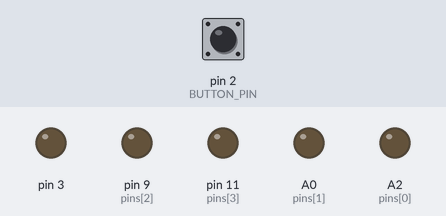
The sketch below on a simulated Arduino Uno, built with avr-gcc and run on an emulated ATmega328P. Parts: output pins drawn as LEDs (lit = HIGH). The inputs (shaded band) are chosen by the test bench; at power-on: pin 2 (BUTTON_PIN) HIGH. Random numbers use the default seed unless the sketch sets one.

Above: at 1.2 s.
1.3 s: pin 2 (BUTTON_PIN) pulled LOW for 0.15 s
At 2.9 s:
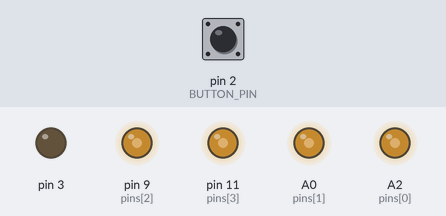
4.4 s: pin 2 (BUTTON_PIN) pulsed LOW 2 times (0.12 s each, 0.3 s apart)
8.0 s: pin 2 (BUTTON_PIN) pulled LOW for 1 s
At 11.2 s:
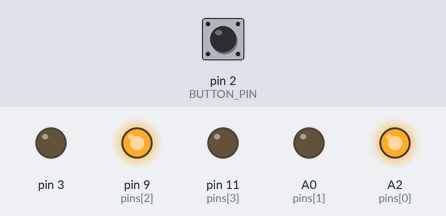
11.5 s: pin 2 (BUTTON_PIN) pulled LOW for 3.2 s
At 15.5 s:
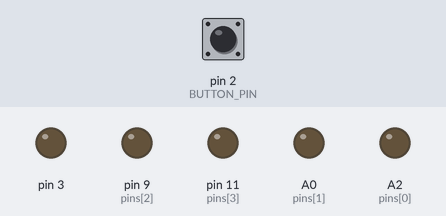
Timing chart, 0 to 17.0 s (numbered marks = the images above; inputs shaded):
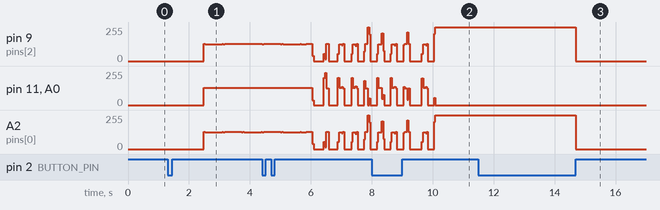

Measured:
- after the input at 1.3 s, pin 9 (pins[2]): 0/255 → 125/255 after 1.2 s, → 130/255 0.60 s later; pin 11 (pins[3]), A0 (pins[1]): 0/255 → 128/255 after 1.2 s
- after the input at 11.5 s, pin 9 (pins[2]), A2 (pins[0]): 255/255 → 0/255 after 3.2 s

The sketch:

LED_control.ino
```cpp
/*
 * DFrobot Beetle LED control sketch (based upon the iron man control sketch)
 *
 * Effects:
 * - All leds on
 * - All leds flashing
 * - leds individually lighting in a circle
 * - individual random leds lighting
 * - trippy pair flash
 * - just blue light for torch (blue is very bright)
 *
 */

uint8_t pins[5] = {
  A2, /*RED*/
  A0, /*BLUE*/
  9,  /*YELLOW*/
  11  /*GREEN*/
};

#define BUTTON_PIN  2

// effect numbers
#define EFFECT_COUNT                    6
#define ALL_ON                          1
#define FLASH                           2
#define LOADING                         3
#define RANDOM_FLASH                    4
#define PAIR_FLASH                      5
#define BLUE                            6

int delay_array [EFFECT_COUNT + 1] = {0, 0, 150, 100, 100, 1000};

uint16_t count = 0;

uint8_t prev_random = 0;

#define ALLFLASH_DELAY    200

boolean button_state = false;
#define BUTTON_DEBOUNCE_TIME 50
#define BUTTON_RESET_TIME 2000
#define BUTTON_PRESS_TIME 1000
uint8_t button_press_count = 0;
uint8_t previous_button_press_count = 0;
unsigned long button_timer = 0;
unsigned long button_press_timer = 0;
boolean button_timeout = false;
boolean button_press_timer_active = false;
int effect_delay = 1000;
unsigned long effect_timer = 0;

void setup() {
  pinMode(BUTTON_PIN, INPUT_PULLUP);
  pinMode(3, OUTPUT);
  digitalWrite(3, LOW);

  for(int n = 0; n < 4; n++){
    pinMode(pins[n], OUTPUT);
  }
}

void loop() {
  // wait for specified delay time whilst checking state of button
  // check if button pressed and if so take millis
  if(!digitalRead(BUTTON_PIN) && button_state == false){
    button_timer = millis();
    button_state = true;
  }
  // check for button release
  else if(digitalRead(BUTTON_PIN) && button_state == true){
    button_state = false;
    button_timer = millis() - button_timer;
    // was the button pressed for too long,  if so set effect to default
    if(button_timer > BUTTON_RESET_TIME){
      previous_button_press_count = 0;
      effect_delay = 1000;
      count = 0;
      effect_timer = 0;
      button_press_count = 0;

    }
    // if longer than debounce time find out if within button_press_time and increment count if so else set timeout bit
    else if(button_timer > BUTTON_DEBOUNCE_TIME){
      if(button_press_count == 0){
        button_press_timer_active = true;
      }
      button_press_count++;
      button_press_timer = millis();
    }
  }
  // has the user stopped pressing buttons?
  else if(button_press_timer_active == true){
    if((millis() - button_press_timer) > BUTTON_PRESS_TIME){
      button_press_timer_active = false;
      button_timeout = true;
    }
  }

  // check if button_timeout is true and respond by setting new display parameters
  if(button_timeout){
    button_timeout = false;
    count = 0;
    previous_button_press_count = button_press_count;
    button_press_count = 0;
    effect_timer = 0;
    if(previous_button_press_count <= EFFECT_COUNT){
      effect_delay = delay_array[previous_button_press_count - 1];
    }
    else{
      effect_delay = 1000;
    }

  }

  if((millis() - effect_timer) > effect_delay){
    // update pixel ring based on the previous button press count
    switch(previous_button_press_count){
      case ALL_ON:
      {
        allOn();
      }
      break;
      case FLASH:
      {
        allFlash();
      }
      break;
      case LOADING:
      {
        loading();
      }
      break;
      case RANDOM_FLASH:
      {
        randomLed();
      }
      break;
      case PAIR_FLASH:
      {
        allOn();
      }
      break;
      case BLUE:
      {
        digitalWrite(pins[0], LOW);
        digitalWrite(pins[1], HIGH);
        digitalWrite(pins[2], LOW);
        digitalWrite(pins[3], LOW);
      }
      break;
      default:
      {
        ledsOff();
      }
      break;
    }
    effect_timer = millis();
  }
}

void ledsOff(void){
  for(int n = 0; n < 4; n++){
    digitalWrite(pins[n], LOW);
  }
}

void allOn(void){
  if(count == 0){
    digitalWrite(pins[0], HIGH);
    digitalWrite(pins[2], HIGH);
    digitalWrite(pins[1], LOW);
    digitalWrite(pins[3], LOW);
  }
  else if(count == 1){
    digitalWrite(pins[0], LOW);
    digitalWrite(pins[2], LOW);
    digitalWrite(pins[1], HIGH);
    digitalWrite(pins[3], HIGH);
  }
  count ++;
  if(count == 2){
    count = 0;
  }
}

void allFlash(void){
  if(count > ALLFLASH_DELAY){
    ledsOff();
    if(count > (ALLFLASH_DELAY * 2)){
      count = 0;
    }
  }
  else if((count%2) == 0){
    digitalWrite(pins[0], HIGH);
    digitalWrite(pins[2], HIGH);
    digitalWrite(pins[1], LOW);
    digitalWrite(pins[3], LOW);
  }
  else if((count%2) == 1){
    digitalWrite(pins[0], LOW);
    digitalWrite(pins[2], LOW);
    digitalWrite(pins[1], HIGH);
    digitalWrite(pins[3], HIGH);
  }
  count ++;
}

void loading(void){
  for(int n = 0; n < 4; n++){
    if(n == count){
      digitalWrite(pins[n], HIGH);
    }
    else{
      digitalWrite(pins[n], LOW);
    }
  }
  count ++;
  if(count == 4){
    count = 0;
  }
}

void randomLed(void){
  int new_random;
  do{
    new_random = random()%4;
  }
  while(new_random == prev_random);
  for(int n = 0; n < 4; n++){
    if(n == new_random){
      digitalWrite(pins[n], HIGH);
    }
    else{
      digitalWrite(pins[n], LOW);
    }
  }
  prev_random = new_random;
}
```
